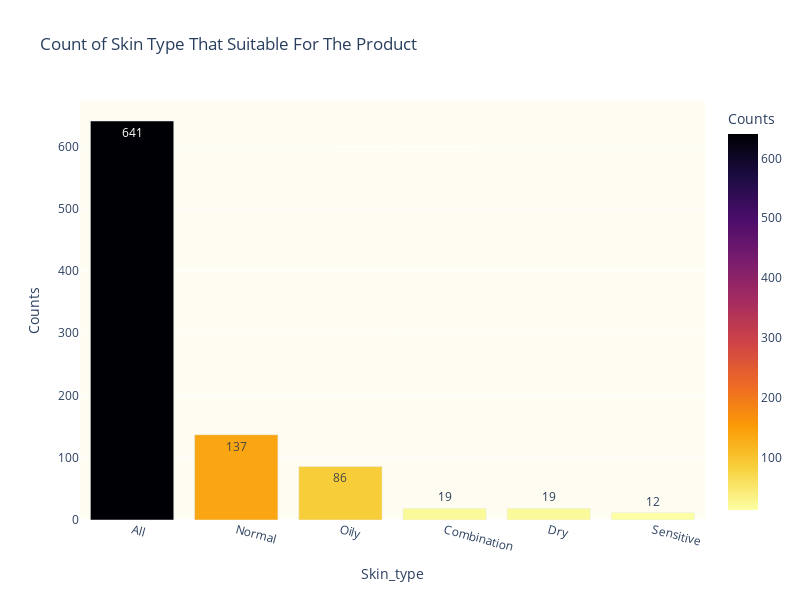

The notebook cell saved with this chart:
### Code cell
# Skin Type
top_7 = counts_df.head(7)
sns.set(style='white')
fig = px.bar(data_frame=top_7, x='Skin_type', y='Counts',
       color='Counts', color_continuous_scale='Inferno_r',
       width=800, height=600,
       text_auto=True, title=f'Count of Skin Type That Suitable For The Product')
fig.update_layout(plot_bgcolor='#FFFCF2', xaxis_tickangle = 15)
fig.show()

### Figure 1 — Plotly figure (JSON) as saved in the notebook; plotly's stock layout.template omitted (floating-point values rounded to 4 significant figures)
{"data": [{"alignmentgroup": "True", "hovertemplate": "Skin_type=%{x}<br>Counts=%{marker.color}<extra></extra>", "legendgroup": "", "marker": {"color": [641, 137, 86, 19, 19, 12], "coloraxis": "coloraxis", "pattern": {"shape": ""}}, "name": "", "offsetgroup": "", "orientation": "v", "showlegend": false, "textposition": "auto", "texttemplate": "%{y}", "type": "bar", "x": ["All", "Normal", "Oily", "Combination", "Dry", "Sensitive"], "xaxis": "x", "y": [641, 137, 86, 19, 19, 12], "yaxis": "y"}], "layout": {"barmode": "relative", "coloraxis": {"colorbar": {"title": {"text": "Counts"}}, "colorscale": [[0, "#fcffa4"], [0.1111, "#f7d13d"], [0.2222, "#fb9b06"], [0.3333, "#ed6925"], [0.4444, "#cf4446"], [0.5556, "#a52c60"], [0.6667, "#781c6d"], [0.7778, "#4a0c6b"], [0.8889, "#1b0c41"], [1, "#000004"]]}, "height": 600, "legend": {"tracegroupgap": 0}, "plot_bgcolor": "#FFFCF2", "title": {"text": "Count of Skin Type That Suitable For The Product"}, "width": 800, "xaxis": {"anchor": "y", "domain": [0, 1], "tickangle": 15, "title": {"text": "Skin_type"}}, "yaxis": {"anchor": "x", "domain": [0, 1], "title": {"text": "Counts"}}}}
